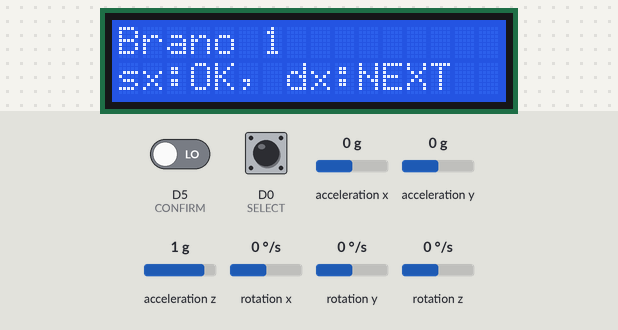
Bench run of a sketch on a simulated ESP8266 (NodeMCU). Parts: 16×2 character LCD. Wiring (inferred from the names in the program): MPU-9250 motion sensor at I2C address 0x68. Inputs (shaded band) come from the test bench; at power-on: D5 (CONFIRM) LOW, D0 (SELECT) LOW, acceleration x 0 g, acceleration y 0 g, acceleration z 1 g, rotation x 0 °/s, rotation y 0 °/s, rotation z 0 °/s. WiFi joins after 1.5 s; servers stay silent unless stated; uploads are accepted with an empty reply; the audio player accepts every command and is not drawn; what the sketch prints to the serial monitor is not drawn.

Above: at 2.2 s.
2.3 s: D5 (CONFIRM) driven HIGH
At 3.4 s:
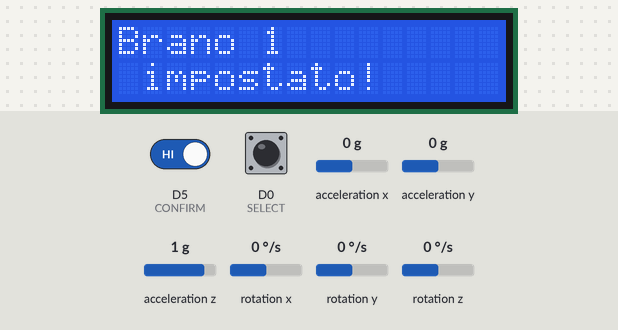
At 5.0 s:
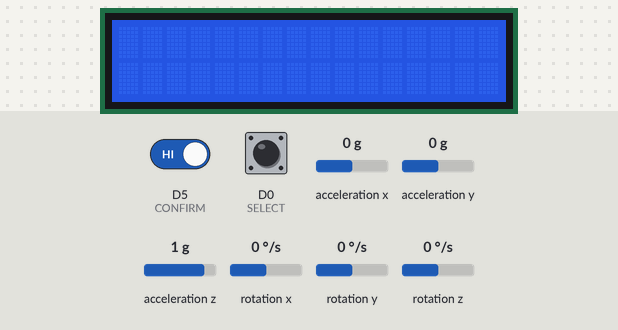
Timing chart, 0 to 6.5 s (numbered marks = the images above; inputs shaded):
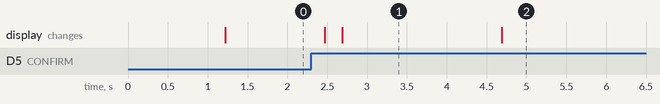

The sketch:

at_the_edge.ino
```cpp
//-------Arduino Sketch for NodeMCU, SPEAKER, MPU9250--------//
#include <Wire.h>
#include <math.h>
#include <SoftwareSerial.h>
#include <DFPlayer_Mini_Mp3.h>
#include <LiquidCrystal_I2C.h>
#include <Arduino.h>
#include <ESP8266WiFi.h>
#include <ESP8266WiFiMulti.h>
#include <ESP8266HTTPClient.h>
#include <WiFiClient.h>


#define SELECT D0
#define CONFIRM D5
#define T_SAMPLE 1000
#define N_SEND_DEFAULT 4 //numero di secondi da fare il send verso il cloud (buffer dim)
#define MAX_N_SAMPLE 4 //quanti sample salta prima di inviare al buffer

//Parametri di sensibilita'
float THRESHOLD = 1.5; //soglia modulo
int MAX_OVER_THRESHOLD = 2; //soglia durata

// Interfaccia schermo LCD
int conf=LOW, sel=LOW;

//Contatore per tenere conto di quante chiamate sono memorizzate in locale
int cnt_send = 0;
int cnt_sample = MAX_N_SAMPLE;

//Istanze oggetti globali
LiquidCrystal_I2C lcd(0x27,16,2);
SoftwareSerial mySerial(D1, D2); // RX, TX// CHANGE the "0x27" ADRESS FOR YOUR SCREEN CONFIGURATION

// WiFi related classes
ESP8266WiFiMulti WiFiMulti; // It Will handle the connection to the AccessPoint
HTTPClient http; // Client with respect to the Heroku-hosted server
WiFiClientSecure client; // Necessary for dealing with the HTTPS Protocol

// MPU9250 Slave Device Address
const uint8_t MPU9250SlaveAddress = 0x68;

// Select SDA and SCL pins for I2C communication
const uint8_t scl = D6;
const uint8_t sda = D7;

// sensitivity scale factor respective to full scale setting provided in datasheet
const uint16_t AccelScaleFactor = 16384;
const uint16_t GyroScaleFactor = 131;

// MPU9250 few configuration register addresses
const uint8_t MPU9250_REGISTER_SMPLRT_DIV   =  0x19;
const uint8_t MPU9250_REGISTER_USER_CTRL    =  0x6A;
const uint8_t MPU9250_REGISTER_PWR_MGMT_1   =  0x6B;
const uint8_t MPU9250_REGISTER_PWR_MGMT_2   =  0x6C;
const uint8_t MPU9250_REGISTER_CONFIG       =  0x1A;
const uint8_t MPU9250_REGISTER_GYRO_CONFIG  =  0x1B;
const uint8_t MPU9250_REGISTER_ACCEL_CONFIG =  0x1C;
const uint8_t MPU9250_REGISTER_FIFO_EN      =  0x23;
const uint8_t MPU9250_REGISTER_INT_ENABLE   =  0x38;
const uint8_t MPU9250_REGISTER_ACCEL_XOUT_H =  0x3B;
const uint8_t MPU9250_REGISTER_SIGNAL_PATH_RESET  = 0x68;

int16_t AccelX, AccelY, AccelZ, Temperature, GyroX, GyroY, GyroZ;
int cnt=0, number_song=0;

// Connection related parameters
const char* SSID_HOME = "illyaad";
const char* PASSWORD_HOME = "1982Gonzo";
String HOST = "asd-care-server.herokuapp.com"; // HEROKU-hosted server

// Access key
const char* USER_ID = "134892235";//ila:"366589975"; rob:"46810939"; danjo:"134892235"; //User code required for accessing the provided services

// Required URL for HTTP requests
String URL = "https://" + HOST + "/user?ID=" + String(USER_ID);

// Flags used by the GET and POST method requests
bool good_GET;
bool good_POST;


void setup() {
    //-------SETUP LCD---------//
  Serial.begin(9600);
  Wire.begin(D4,D3); // SCL > D3 | SDA > D4
  lcd.init();                      // initialize the lcd
  lcd.clear();
  lcd.backlight();
  lcd.setCursor(0, 0);


  //---------SETUP BUTTON----------//
  pinMode(SELECT, INPUT);
  pinMode(CONFIRM, INPUT);
  conf=LOW;
  sel=LOW;
  number_song=choose_song();
  Serial.print("numero canzone "); Serial.print(number_song); Serial.print("\n");


  //------SETUP MPU9250-------//
  Wire.begin(sda, scl);
  MPU9250_Init();


  //------SETUP DFPLAYER WITH SPEAKER-------//
  mySerial.begin (9600);
  mp3_set_serial (mySerial);  //set softwareSerial for DFPlayer-mini mp3 module
  delay(1);  //wait 1ms for mp3 module to set volume
  mp3_set_volume (10);


  //------SETUP OF CONNECTION TO AP-------//
  wifi_setup_function();

}

void loop() {

  int next=1;
  double Ax, Ay, Az, T, Gx, Gy, Gz, modulo;

  if(digitalRead(SELECT)){
      while(digitalRead(SELECT));
      setup();
    }

  Read_RawValue(MPU9250SlaveAddress, MPU9250_REGISTER_ACCEL_XOUT_H);

  //divide each with their sensitivity scale factor
  Ax = (double)AccelX/AccelScaleFactor;
  Ay = (double)AccelY/AccelScaleFactor;
  Az = (double)AccelZ/AccelScaleFactor;


  modulo=sqrt(pow(Ax,2)+pow(Ay,2)+pow(Az,2));
  Serial.print("modulo: "); Serial.print(modulo); Serial.print("\n");
  if(modulo>=THRESHOLD){
    // Restore flag 1 and try to POST until the tutor has been notified properly
    collect_send(modulo, Ax, Ay, Az, 1);
    cnt=cnt+1;
    if (cnt>=MAX_OVER_THRESHOLD){
      Serial.print("ATTENZIONE!!!"); Serial.print("\n");

      // Restore flag 2 and try to POST until the tutor has been notified properly
      collect_send(modulo, Ax, Ay, Az, 2);

      if(number_song!=1){
        while(next<number_song){
          mp3_next ();
          delay(100);
          next=next+1;
        }

        Serial.print("PLAY SONG\n");
        delay (10000);
        while(next>1){
              mp3_prev ();
              delay(100);
              next=next-1;
        }
        delay(100);
        mp3_stop();
        Serial.print("STOP MUSIC\n");
        delay (100);
      }
      else{
        mp3_play();
        Serial.print("PLAY SONG\n");
        delay (10000);
        mp3_stop();
        Serial.print("STOP MUSIC\n");
        delay (100);
        }


      cnt=0;
    }
  }
  else
    cnt=0;
    collect_send(modulo, Ax, Ay, Az, 0);

  delay(T_SAMPLE);
}


//-------------------------- UTILITY FUNCTIONS --------------------------------------//


int choose_song(){
  int n_songs = 5;
  int song_i=1;
  int state=0;

  lcd.setCursor(0,0);
  lcd.clear();
  lcd.print("Scegli il brano ");
  lcd.setCursor(0,1);
  lcd.print("da riprodurre ");
  delay(1000);

  while(state!=2){
    //state 0: choose the song
    while(state==0){
      delay(100);
      lcd.setCursor(0,0);
      lcd.clear();
      //set cursor
      lcd.print("Brano ");lcd.print(song_i);
      //da mettere nella seconda riga
      lcd.setCursor(0,1);
      lcd.print("sx:OK, dx:NEXT");

      if(digitalRead(CONFIRM)){
        state=1;
      }
      if(digitalRead(SELECT)){
        if(song_i>=n_songs){
          song_i=1;
        }
        else{
          song_i=song_i+1;
        }
      }
    }

    // state 1: confirm?
    while(state==1){
      delay(100);
      lcd.clear();
      lcd.setCursor(0,0);
      lcd.print("Confermi brano ");lcd.print(song_i);lcd.print("?");
      lcd.setCursor(0,1);
      lcd.print("sx:OK, dx:BACK");

      if(digitalRead(CONFIRM)){
        state=2;
      }
      if(digitalRead(SELECT)){
        state=0;
      }
    }
    delay(100);
  }
  delay(100);
  lcd.clear();
  lcd.setCursor(0,0);
  lcd.print("Brano ");lcd.print(song_i);
  lcd.setCursor(0,1);
  lcd.print(" impostato!");
  delay(2000);
  lcd.clear();
  return song_i;
}


//-------------------------- WIFI SETUP --------------------------------------//

void wifi_setup_function(){
  // Wireless connection will be used in client mode only.
  WiFi.mode(WIFI_STA);
  // Add the information regarding the AP authentication keys
  WiFiMulti.addAP(SSID_HOME, PASSWORD_HOME);

  // Start connection with .run and wait till it has correctly been established
  while((WiFiMulti.run() != WL_CONNECTED)) {
    Serial.println("Sto provando a connettermi...\n");
    delay(1000);
  }
  // WARNING: Connection has been established
  Serial.println("Connessione all'AccessPoint effettuata con successo!\n");

  // WARNING: Starting connection to Web Application
  Serial.print("Mi sto connettendo ad ");
  Serial.print(HOST);
  Serial.println();

  //Fix per l'HTTPS
  client.setInsecure();
  client.connect(URL,443);

  // Fetch dei parametri di configurazionet
  connect_to_host(1);
  // Connection to Host
  connect_to_host(0);

}

String splitString(String str, char sep, int index)
{
 int found = 0;
 int strIdx[] = { 0, -1 };
 int maxIdx = str.length() - 1;

 for (int i = 0; i <= maxIdx && found <= index; i++)
 {
    if (str.charAt(i) == sep || i == maxIdx)
    {
      found++;
      strIdx[0] = strIdx[1] + 1;
      strIdx[1] = (i == maxIdx) ? i+1 : i;
    }
 }
 return found > index ? str.substring(strIdx[0], strIdx[1]) : "";
}

void connect_to_host(int select_if_config){

  String payload;
  http.addHeader("Content-Type", "application/x-www-urlencoded");

  //Start connection to server
  //NodeMCU_Client.begin(URL, root_ca);

  Serial.println("Connessione riuscita!");
  if(select_if_config==1){
    Serial.println("Fetch parametri");
    while(!http.begin(client, URL+"&CONFIG=1")) {
      Serial.println("Connessione non riuscita in configurazione!\nRiprovo...");
      delay(2000);
    }
    good_GET = false;
    while(good_GET == false){
      Serial.println("Recupero i parametri di configurazione...");
      payload = get_method();
      delay(2000);
    }
    THRESHOLD = splitString(payload, ',', 0).toFloat();
    MAX_OVER_THRESHOLD = splitString(payload, ',', 1).toInt();
    Serial.print("La soglia modulo è: "); Serial.print(THRESHOLD);  Serial.print("\n"); Serial.print("La soglia durata è: "); Serial.print(MAX_OVER_THRESHOLD); Serial.print("\n");
  }
  else {
//    Serial.println("Routine check");
    while(!http.begin(client, URL+"&CONFIG=0")) {
      Serial.println("Connessione non riuscita!Riprovo...");
      delay(500);
    }
//    Serial.println("Routine OK\n");
  }
  delay(500);

}


//-------------------------- WIFI DATA EXCHANGE METHODS --------------------------------------//

String timestamp_list = "[\"";
String acclerazione_list = "[\"";
String alert_list = "[\"";
String asse_x_list ="[\"";
String asse_y_list = "[\"";
String asse_z_list = "[\"";


void check_send(String payload, double accelerazione, double asse_x, double asse_y, double asse_z, int alert, int vector){

  connect_to_host(0);
  http.addHeader("Content-Type", "application/json");
  good_POST = false;
  while(good_POST == false){
    post_method(payload, accelerazione, asse_x, asse_y, asse_z, alert, vector); //1 to post vector
  }
}

void collect_send(double accelerazione, double asse_x, double asse_y, double asse_z, int alert){
  //When user is recognized, he gets allowed to POST
  String payload;

  if(alert == 2){ //POST IMMEDIATELY
    good_GET = false;
    while(good_GET == false){
      payload = get_method(); //payload conterra' il timestamp
      delay(100);
    }
    Serial.print("ALERT 2 CHECK SEND");
    check_send(payload, accelerazione, asse_x, asse_y, asse_z, alert, 0); //0 to post scalar
  }

  if(alert == 1){
    good_GET = false;
    while(good_GET == false){
      payload = get_method(); //payload conterra' il timestamp
      delay(100);
    }
    timestamp_list += payload + "\"";
    acclerazione_list += String(accelerazione) + "\"";
    alert_list += String(alert) + "\"";
    asse_x_list += String(asse_x) + "\"";
    asse_y_list += String(asse_y) + "\"";
    asse_z_list += String(asse_z) + "\"";

    cnt_sample=MAX_N_SAMPLE;
    if(cnt_send >= N_SEND_DEFAULT){

      timestamp_list += ']';
      acclerazione_list += ']';
      alert_list += ']';
      asse_x_list += ']';
      asse_y_list += ']';
      asse_z_list += ']';

      Serial.print("ALERT 1 CHECK SEND");
      check_send(payload, accelerazione, asse_x, asse_y, asse_z, alert, 1); //1 to post vector

      //INVIO TUTTO

      timestamp_list = "[\"";
      acclerazione_list = "[\"";
      alert_list = "[\"";
      asse_x_list = "[\"";
      asse_y_list = "[\"";
      asse_z_list = "[\"";
      cnt_send = 0;
    }
    else{
      timestamp_list += ",\"";
      acclerazione_list += ",\"";
      alert_list += ",\"";
      asse_x_list += ",\"";
      asse_y_list += ",\"";
      asse_z_list += ",\"";
    }
  }

  if(alert == 0){ //APPEND AND IF FULL THEN POST
    if(cnt_sample >= MAX_N_SAMPLE){
      good_GET = false;
      while(good_GET == false){
        payload = get_method(); //payload conterra' il timestamp
        delay(100);
      }
      timestamp_list += payload + "\"";
      acclerazione_list += String(accelerazione) + "\"";
      alert_list += String(alert) + "\"";
      asse_x_list += String(asse_x) + "\"";
      asse_y_list += String(asse_y) + "\"";
      asse_z_list += String(asse_z) + "\"";

      if(cnt_send >= N_SEND_DEFAULT){
        timestamp_list += ']';
        acclerazione_list += ']';
        alert_list += ']';
        asse_x_list += ']';
        asse_y_list += ']';
        asse_z_list += ']';

        check_send(payload, accelerazione, asse_x, asse_y, asse_z, alert, 1); //1 to post vector

        //INVIO TUTTO

        timestamp_list = "[\"";
        acclerazione_list = "[\"";
        alert_list = "[\"";
        asse_x_list = "[\"";
        asse_y_list = "[\"";
        asse_z_list = "[\"";
        cnt_send = 0;
      }
      else{
        timestamp_list += ",\"";
        acclerazione_list += ",\"";
        alert_list += ",\"";
        asse_x_list += ",\"";
        asse_y_list += ",\"";
        asse_z_list += ",\"";
        cnt_send++;
      }
      cnt_sample=0;
    }
    else{
      cnt_sample++;
    }
  }
}

String get_method() {
  //GET Preparation and sending
  //La connessione al server e' riuscita, quindi posso mandare una richiesta
  http.addHeader("Content-Type", "application/x-www-urlencoded");

  Serial.print("\nInoltro la richiesta GET\n");
  int codice_http_restituito_GET = http.GET();
  Serial.println("\nHo mandato una richiesta!\n");

  if(codice_http_restituito_GET > 0){ //If 200, request has been processed correctly, HTTP_CODE_OK
    Serial.printf("\nHTTP GET... codice %d\n", codice_http_restituito_GET);

    if( (codice_http_restituito_GET == HTTP_CODE_OK) || (codice_http_restituito_GET == HTTP_CODE_MOVED_PERMANENTLY) ){
      good_GET = true;
      String payload = http.getString();
      return payload;
    }
    good_GET = false;
  }
  else { //HTTP Request error: GET didn't get properly handled by the server
    Serial.printf("\nHTTP GET... ERRORE: %s\n", http.errorToString(codice_http_restituito_GET).c_str());
    good_GET = false;
    return "";
  }
}

void post_method(String payload, double accelerazione, double asse_x, double asse_y, double asse_z, int alert, int scalar_or_vector){
  //When user is recognized, he gets allowed to POST
  String pacchetto;
  http.addHeader("Content-Type", "application/json");
  int codice_http_restituito_POST;

//  Serial.print("\nInoltro la richiesta POST\n");
//  Serial.print(payload); Serial.println(timestamp_list);
  if(scalar_or_vector == 0){ //scalar
    pacchetto =
    "{\"user_ID\":\"" + String(USER_ID)
    + "\",\"Timestamp\":[\"" + String(payload)
    + "\"],\"Acceleration\":[\"" + String(accelerazione)
    + "\"],\"Ax\":[\"" + String(asse_x)
    + "\"],\"Ay\":[\"" + String(asse_y)
    + "\"],\"Az\":[\"" + String(asse_z)
    + "\"],\"Alarm\":[\"" + String(alert)
    + "\"]}";
//    Serial.print(pacchetto);
    codice_http_restituito_POST = http.POST(pacchetto);
  }
  else{
    pacchetto =
    "{\"user_ID\":\""+ String(USER_ID)
    + "\",\"Timestamp\":" + timestamp_list
    + ",\"Acceleration\":" + acclerazione_list
    + ",\"Ax\":" + asse_x_list
    + ",\"Ay\":" + asse_y_list
    + ",\"Az\":" + asse_y_list
    + ",\"Alarm\":" + alert_list
    + "}";
//    Serial.print(pacchetto);
    codice_http_restituito_POST = http.POST(pacchetto);
  }

//  Serial.print("\nFINE POST\n");
  if(codice_http_restituito_POST > 0){
    good_POST = true;
    Serial.printf("\nHTTP POST... codice %d\n", codice_http_restituito_POST);
  }
  else {
      Serial.printf("\nHTTP POST... ERRORE: %s\n", http.errorToString(codice_http_restituito_POST).c_str());
  }

}


//-------------------------- MPU --------------------------------------//


void I2C_Write(uint8_t deviceAddress, uint8_t regAddress, uint8_t data){
  Wire.beginTransmission(deviceAddress);
  Wire.write(regAddress);
  Wire.write(data);
  Wire.endTransmission();
}

// read all 14 register
void Read_RawValue(uint8_t deviceAddress, uint8_t regAddress){
  Wire.beginTransmission(deviceAddress);
  Wire.write(regAddress);
  Wire.endTransmission();
  Wire.requestFrom(deviceAddress, (uint8_t)14);
  AccelX = (((int16_t)Wire.read()<<8) | Wire.read());
  AccelY = (((int16_t)Wire.read()<<8) | Wire.read());
  AccelZ = (((int16_t)Wire.read()<<8) | Wire.read());
}

//configure MPU9250
void MPU9250_Init(){
  delay(150);
  I2C_Write(MPU9250SlaveAddress, MPU9250_REGISTER_SMPLRT_DIV, 0x07);
  I2C_Write(MPU9250SlaveAddress, MPU9250_REGISTER_PWR_MGMT_1, 0x01);
  I2C_Write(MPU9250SlaveAddress, MPU9250_REGISTER_PWR_MGMT_2, 0x00);
  I2C_Write(MPU9250SlaveAddress, MPU9250_REGISTER_CONFIG, 0x00);
  I2C_Write(MPU9250SlaveAddress, MPU9250_REGISTER_GYRO_CONFIG, 0x00);//set +/-250 degree/second full scale
  I2C_Write(MPU9250SlaveAddress, MPU9250_REGISTER_ACCEL_CONFIG, 0x00);// set +/- 2g full scale
  I2C_Write(MPU9250SlaveAddress, MPU9250_REGISTER_FIFO_EN, 0x00);
  I2C_Write(MPU9250SlaveAddress, MPU9250_REGISTER_INT_ENABLE, 0x01);
  I2C_Write(MPU9250SlaveAddress, MPU9250_REGISTER_SIGNAL_PATH_RESET, 0x00);
  I2C_Write(MPU9250SlaveAddress, MPU9250_REGISTER_USER_CTRL, 0x00);
}
```

Measured:
- after the input at 2.3 s, the display: first changes after 0.17 s (image 1 shows a later state)
- what the display in image 1 shows lasts 2.0 s, from 2.7 s to 4.7 s
